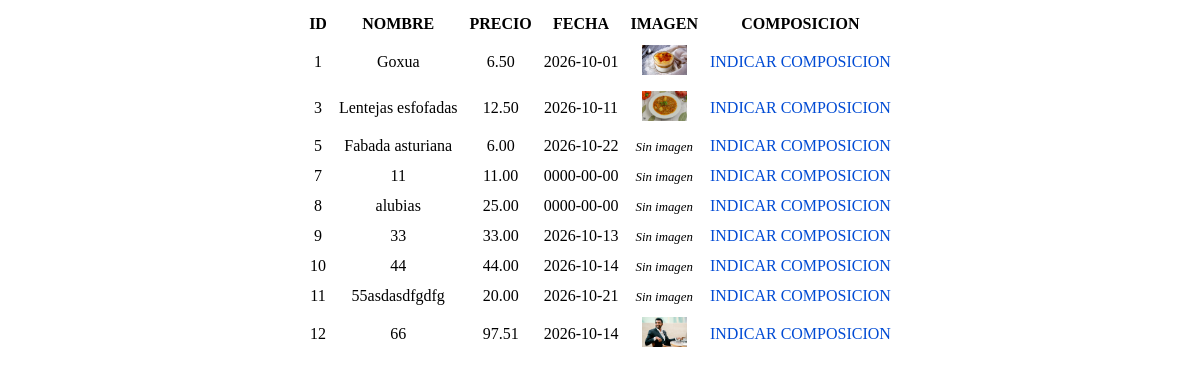
/pruebas/restaurante/platos_compo.php, run on the app's committed database.
### tables this page shows
CREATE TABLE `platos` (
  `idplato` int(11) NOT NULL,
  `nombre` varchar(200) NOT NULL,
  `precio` float NOT NULL,
  `fecha` date NOT NULL,
  `imagen` varchar(200) DEFAULT NULL
);

### pruebas/restaurante/modelo.php (called while the page is built, shortened)
<?php
    function platos(PDO $conexion) {
        try {
            $stmt = $conexion->query("select idplato, nombre, precio, fecha, imagen from platos");
            $stmt->setFetchMode(PDO::FETCH_OBJ);
            return $stmt->fetchAll();
        }catch(PDOException $e) {
            error_log($e->getMessage());
            return [];
        }
    }
?>

### pruebas/restaurante/platos_compo.php (the view, shortened to what this page needs)
<?php
    require_once "modelo.php";
    $self = htmlentities($_SERVER["PHP_SELF"]);
    $conexion = conexion("restaurante", "root", "");
    $arrPlatos = platos($conexion);
?>
<!DOCTYPE html>
<html lang="en">
<head>
</head>
<body>
    <?php
        echo "<table>";
        echo "<tr><th>ID</th><th>NOMBRE</th><th>PRECIO</th><th>FECHA</th><th>IMAGEN</th><th>COMPOSICION</th></tr>";
            foreach($arrPlatos as $plato) {
                echo "<tr>";
                    echo "<td>".$plato->idplato."</td>";
                    echo "<td>".$plato->nombre."</td>";
                    echo "<td>".number_format($plato->precio, 2)."</td>";
                    echo "<td>".$plato->fecha."</td>";
                    if($plato->imagen==null) {
                        echo "<td><i>Sin imagen</i></td>";
                    }
                    else {
                        $srcImg = "imgs/".htmlentities($plato->imagen);
                        echo "<td><img src=\"$srcImg\" height=\"30\"></td>";
                    }
                    $enlace = "$self?idplato=".$plato->idplato;
                    echo "<td><a href=\"$enlace\"?>INDICAR COMPOSICION</a></td>";
                echo "</tr>";
            }
        echo "</table>";
    ?>
</body>
</html>

### pruebas/restaurante/platos_compo.php (style rules this page uses)
* { text-align: center; }
table { display: inline-block; }
tr, td, th { margin: 10px; padding: 5px; }
i { font-size: 0.8em; }
a { color: #014bd4; text-decoration: none; }

### data on the page
platos: idplato "1", nombre "Goxua", precio "6.50", fecha "2026-10-01", imagen (picture)
platos: idplato "3", nombre "Lentejas esfofadas", precio "12.50", fecha "2026-10-11", imagen (picture)
platos: idplato "5", nombre "Fabada asturiana", precio "6.00", fecha "2026-10-22", imagen "Sin imagen"
platos: idplato "7", nombre "11", precio "11.00", fecha "0000-00-00", shows "Sin imagen"
platos: idplato "8", nombre "alubias", precio "25.00", fecha "0000-00-00", shows "Sin imagen"
platos: idplato "9", nombre "33", precio "33.00", fecha "2026-10-13", shows "Sin imagen"
platos: idplato "10", nombre "44", precio "44.00", fecha "2026-10-14", imagen "Sin imagen"
platos: idplato "11", nombre "55asdasdfgdfg", precio "20.00", fecha "2026-10-21", shows "Sin imagen"
platos: idplato "12", nombre "66", precio "97.51", fecha "2026-10-14", imagen (picture)
